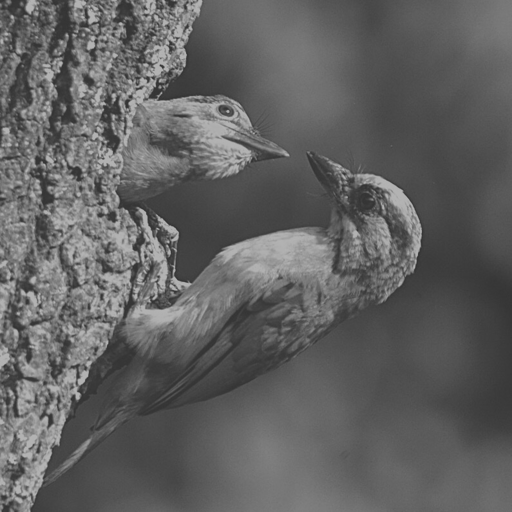
%> input picture Project1/Bird feeding 3 low contrast.tif, 512 x 512 px
$ octave Prpject1.m   (GNU Octave 9; MATLAB toolbox functions it lacks are replaced by stand-ins)
%> lines starting %> are read from the running program, lines starting %| are printed output that depends on the picture
image = imread('Bird feeding 3 low contrast.tif');
%> image is the input picture: size 512x512 uint8; min 52, max 179, mean 97.4
image_double = double(image);
figure(1);
imshow(image);
figure(2);
imhist(image);
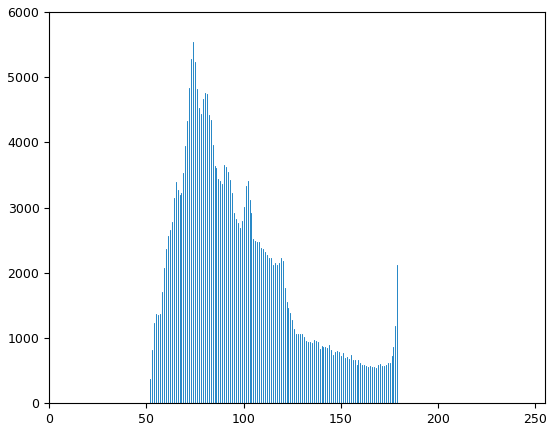
%> figure redrawn from the program's plot data; highest point at x = 74, y = 5545

im_after_transfer = zeros(512);
im_after_transfer = transformation(image_double);
%> after the loop in transformation, `for i = 1:512`:
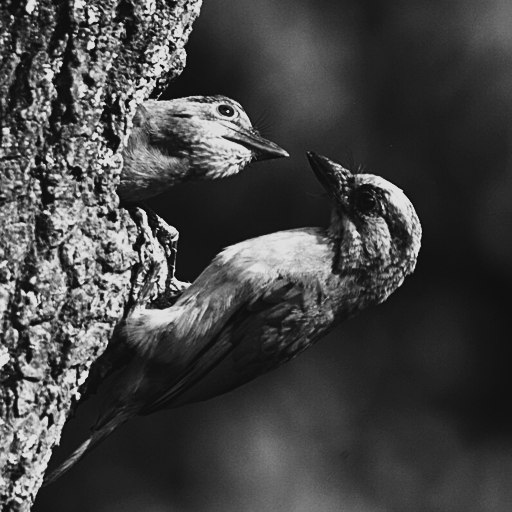
%> output: size 512x512 double; min 14.78, max 224.8, mean 68.2

figure(3);
imshow(uint8(im_after_transfer));
figure(4);
imhist(uint8(im_after_transfer));
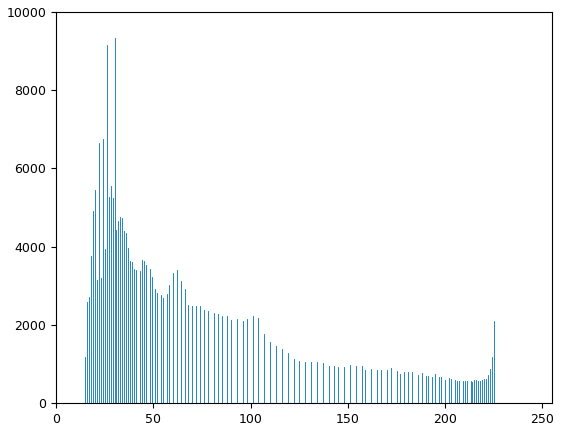
%> figure redrawn from the program's plot data; highest point at x = 30, y = 9347

output = 0:255;
for i = 1:256
    output(i) = atan((i-128)/32);
    range = ((atan((255-128)/32))-(atan((0-128)/32)));
    output(i) = (255/range)*(output(i)-(atan((0-128)/32)));
end
output = uint8(output);

function output = transformation(im)
    for i = 1:512
        for j = 1:512
            output(i, j) = (atan((im(i, j)-128)/32));
            range = ((atan((255-128)/32))-(atan((0-128)/32)));
            output(i, j) = (255/range)*(output(i, j)-(atan((0-128)/32))); %h{}
        end
    end
end

$ run again, with Project1/intput.jpg saved as Project1/Bird feeding 3 low contrast.tif
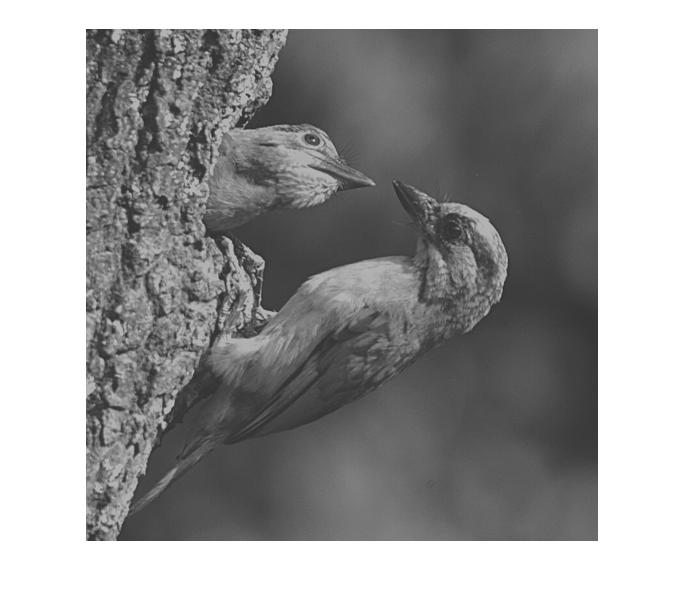
%> input picture Project1/intput.jpg, 686 x 605 px
%> image is the input picture: size 605x686x3 uint8; min 34, max 255, mean 155.4
%> after the loop in transformation, `for i = 1:512`:
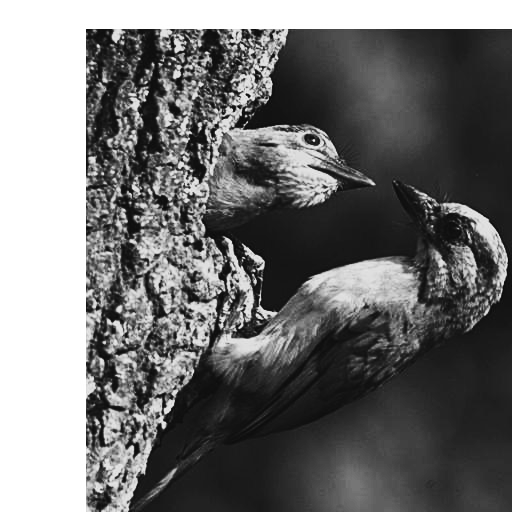
%> output: size 512x512 double; min 8, max 255, mean 113.5
%> `imhist(uint8(im_after_transfer));`:
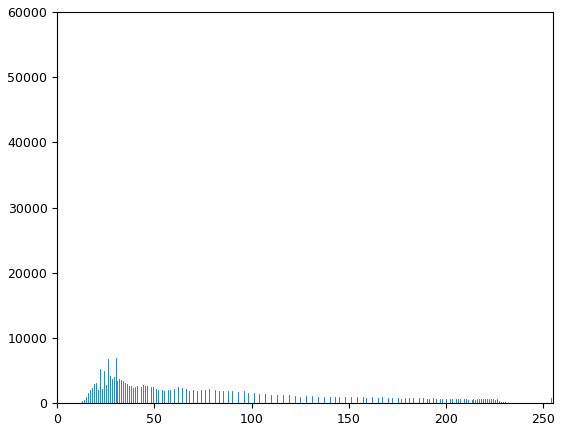
%> figure redrawn from the program's plot data; highest point at x = 255, y = 55525
